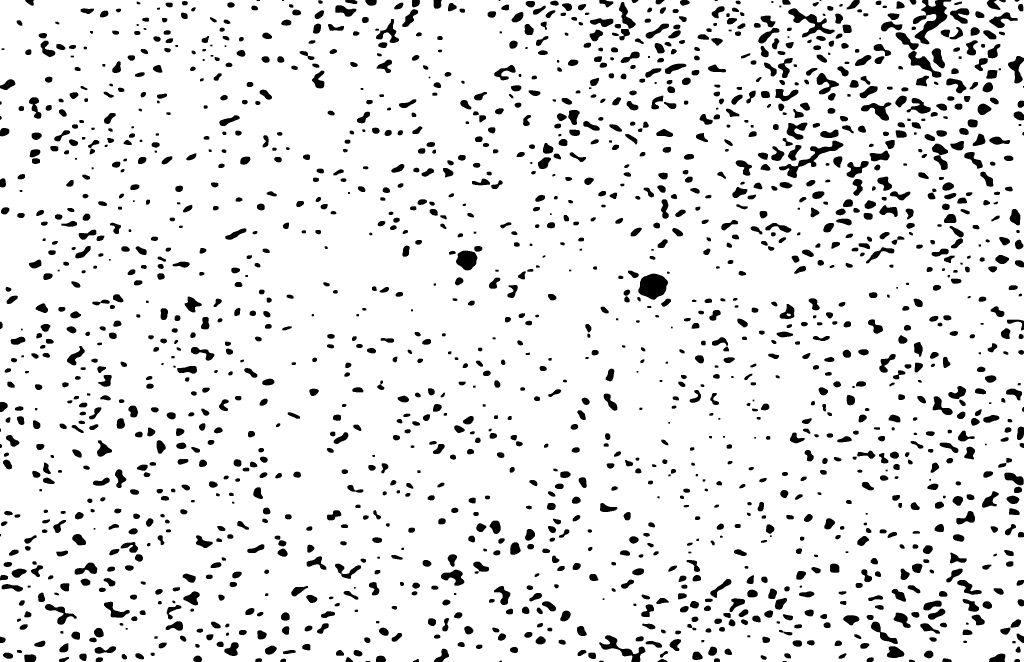
#> input picture data/segment/Slice70.tif, 3072 x 1986 px (shown at 1/3 size)
$ python compute_affine_transformation.py
#> lines starting #> are read from the running program, lines starting #| are printed output that depends on the picture; after the words box and inside, x2 and y2 are one past the last pixel; in counts of white or black regions, pixels touching at a corner belong together
### src/sample.py
import cv2

class Sample(object):
    def __init__(self, filename, crop_bottom=0):
#> called with filename = '../data/segment/Slice70.tif', crop_bottom = 0
        self.img = cv2.imread(filename, 0)
#> self.img: shape (1986, 3072); 90.1% white; 1761 black regions (4 under 20 px), largest, box (x1, y1, x2, y2) and area: (2739, 0, 2854, 133) 5800, (1915, 821, 2004, 899) 5038, (2337, 422, 2530, 534) 4259
        self.filename = filename

        # crop the scale bar at the bottom
        if crop_bottom > 0:
            new_height = int(self.img.shape[0] * (1-crop_bottom))
            self.img = self.img[:new_height, :]

    def get_image(self):
        return self.img

### src/misc/logger.py
import logging
from logging.handlers import RotatingFileHandler

def create_logger(save_path):
    logger = logging.getLogger()
    # Debug = write everything
    logger.setLevel(logging.DEBUG)

    formatter = logging.Formatter('%(asctime)s :: %(levelname)s :: %(message)s')
    file_handler = RotatingFileHandler(save_path, 'a', 1000000, 1)
    file_handler.setLevel(logging.INFO)
    file_handler.setFormatter(formatter)
    logger.addHandler(file_handler)

    steam_handler = logging.StreamHandler()
    steam_handler.setLevel(logging.INFO)
    logger.addHandler(steam_handler)

    return logger

### src/compute_affine_transformation.py
import numpy as np
import cv2
from sample import Sample
from matplotlib import pyplot as plt, cm

from misc.logger import create_logger
import subprocess

import cma


class ScoreToLow(Exception): pass


def show_img(img):
    cv2.namedWindow('image', cv2.WINDOW_NORMAL)
    cv2.resizeWindow('image', 600, 600)
    cv2.imshow('image', img)
    cv2.waitKey(0)

min_row = 0
max_row = 1565
min_col = 700
max_col = 2715

logger = create_logger("../data/grain/log.txt")

segment = Sample("../data/segment/Slice70.tif")
segment = segment.get_image()
segment = segment[min_row:max_row, min_col:max_col]
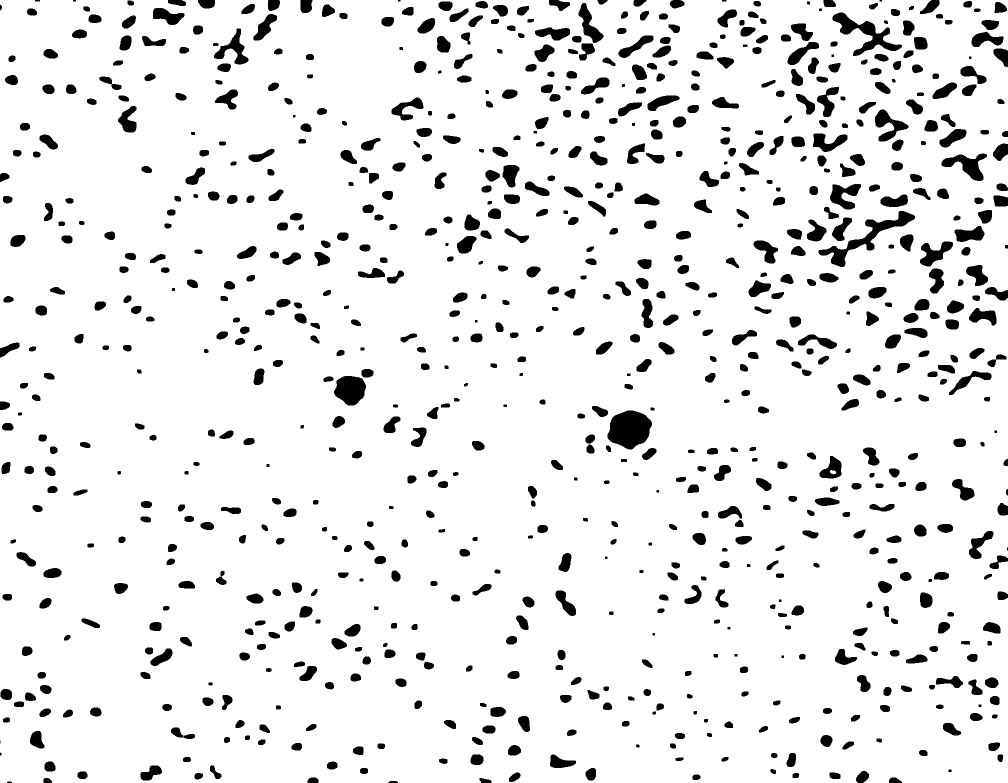
#> segment: shape (1565, 2015) (shown at 1/2 size); 91.3% white; 873 black regions (7 under 20 px), largest, box (x1, y1, x2, y2) and area: (1215, 821, 1304, 899) 5038, (1637, 422, 1830, 534) 4259, (1665, 25, 1804, 112) 3679
segment = cv2.resize(segment, None, fx=0.3265, fy=0.3265, interpolation = cv2.INTER_AREA)
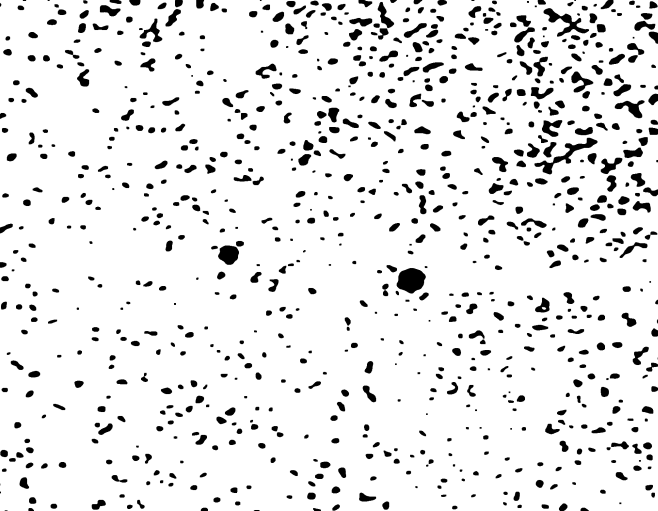
#> segment: shape (511, 658); min 0, max 255, mean 232.7
segment = cv2.bitwise_not(segment)
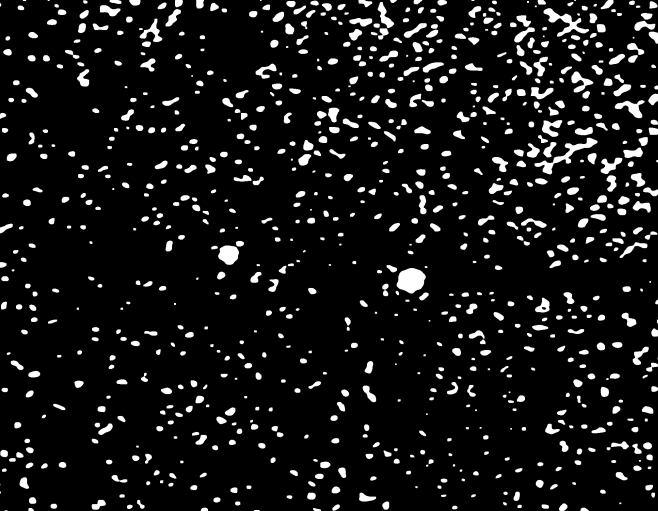
#> segment: shape (511, 658); min 0, max 255, mean 22.3


grain = Sample("../data/grain/Slice70wDistorsions.bmp")
grain = grain.get_image()
grain = cv2.bitwise_not(grain)


#> (the run stopped early here; a loop or call above may not have finished)

$ run again, with data/iq_calibrated/match_iq_seg_070.png saved as data/segment/Slice70.tif
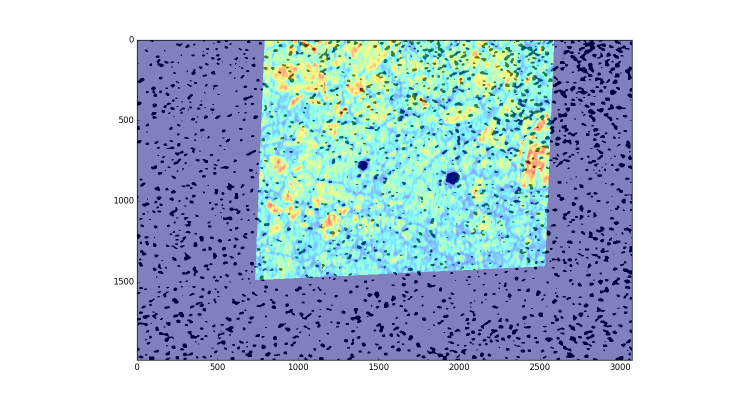
#> input picture data/iq_calibrated/match_iq_seg_070.png, 1500 x 800 px (shown at 1/2 size)
#> in __init__, `self.img = cv2.imread(filename, 0)`:
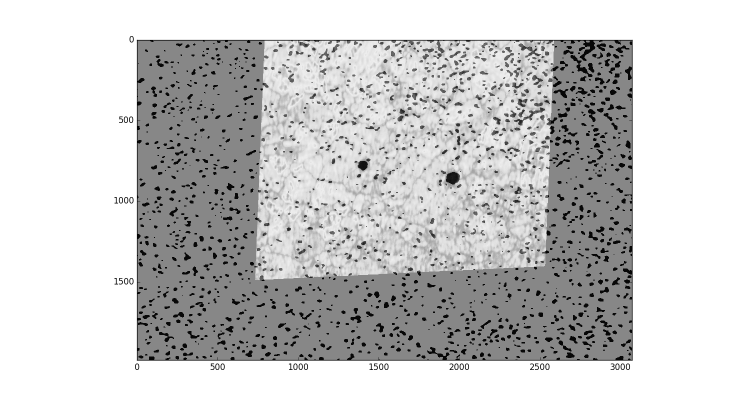
#> self.img: shape (800, 1500) (shown at 1/2 size); min 0, max 255, mean 201.5
#> `segment = cv2.bitwise_not(segment)`:
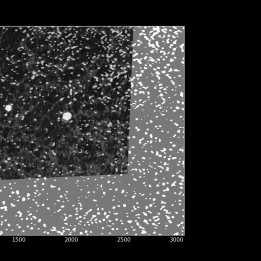
#> segment: shape (261, 261); min 0, max 250, mean 54.8
